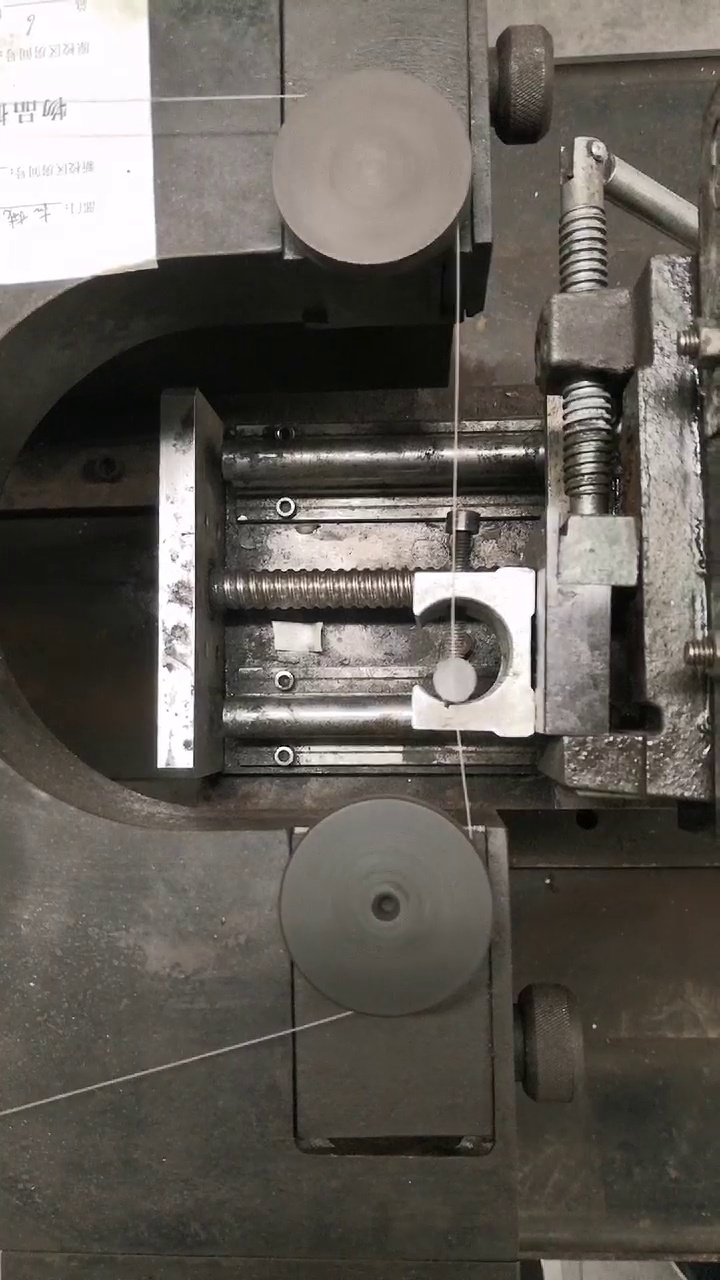
#> input picture opencv-test/image12.jpg, 720 x 1280 px
$ python line_check.py
#> lines starting #> are read from the running program, lines starting #| are printed output that depends on the picture; after the words box and inside, x2 and y2 are one past the last pixel; in counts of white or black regions, pixels touching at a corner belong together
#!/usr/bin/env python
# -*- coding:utf-8 -*-
from __future__ import print_function
#直线检测
#使用霍夫直线变换做直线检测，前提条件：边缘检测已经完成
import math
import sys

import cv2 as cv
import numpy as np
image_path = 'image12.jpg'
# image_path = 'ladder.jpg'


# A(1,-3)B(5,-1)C(4,1)D(4.5,4.5)
# AB = [1,-3,5,-1]
AB = [5, -1, 1, -3]
CD = [4, 1, 4.5, 4.5]

def angle(v1, v2):
    dx1 = v1[2] - v1[0]
    dy1 = v1[3] - v1[1]
    dx2 = v2[2] - v2[0]
    dy2 = v2[3] - v2[1]
    angle1 = math.atan2(dy1, dx1)
    angle1 = int(angle1 * 180 / math.pi)
    # print(angle1)
    angle2 = math.atan2(dy2, dx2)
    angle2 = int(angle2 * 180 / math.pi)
    # print(angle2)
    if angle1 * angle2 >= 0:
        included_angle = abs(angle1 - angle2)
    else:
        included_angle = abs(angle1) + abs(angle2)
        if included_angle > 180:
            included_angle = 360 - included_angle
    if included_angle > 90:
        included_angle = abs(180-included_angle)
    return included_angle


# [38 lines of commented-out code are left out]
def line_detection(image):
    gray = cv.cvtColor(image, cv.COLOR_RGB2GRAY)
    edges = cv.Canny(gray, 50, 150, apertureSize=3)  #apertureSize参数默认其实就是3
    # cv.imshow("edges", edges)
    lines = cv.HoughLines(edges, 1, np.pi/180, 80)
    for line in lines:
        rho, theta = line[0]  #line[0]存储的是点到直线的极径和极角，其中极角是弧度表示的。
        a = np.cos(theta)   #theta是弧度
        b = np.sin(theta)
        x0 = a * rho    #代表x = r * cos（theta）
        y0 = b * rho    #代表y = r * sin（theta）
        x1 = int(x0 + 1000 * (-b)) #计算直线起点横坐标
        y1 = int(y0 + 1000 * a)    #计算起始起点纵坐标
        x2 = int(x0 - 1000 * (-b)) #计算直线终点横坐标
        y2 = int(y0 - 1000 * a)    #计算直线终点纵坐标    注：这里的数值1000给出了画出的线段长度范围大小，数值越小，画出的线段越短，数值越大，画出的线段越长
        cv.line(image, (x1, y1), (x2, y2), (0, 0, 255), 4)    #点的坐标必须是元组，不能是列表。
    #cv.imshow("image-lines", image)

#统计概率霍夫线变换
def line_detect_possible_demo(image):
    gray = cv.cvtColor(image, cv.COLOR_RGB2GRAY)
   # Regray = cv.resize(gray, (460, 720))
    #cv.imshow('Regray', Regray)
    edges = cv.Canny(gray, 50, 150, apertureSize=3) # apertureSize参数默认其实就是3
    #cv.imshow('edges', edges)
    lines = cv.HoughLinesP(edges, 1, np.pi / 180, 60, minLineLength=120, maxLineGap=5)
    result_lines = []
    points = []
    for line in lines:
        x1, y1, x2, y2 = line[0]
        if abs(y1 - y2) < 5:
            continue
        result_lines.append(line)
        print("coordinate:", x1, y1, x2, y2)
        points.append([x1, y1, x2, y2])
        if (x1-x2)*(y1-y2) >= 0:
            cv.line(image, (x1, y1), (x2, y2), (0, 200, 255), 3)
        else:
            cv.line(image, (x1, y1), (x2, y2), (255, 0, 0), 3)

    cv.imwrite('line_detect_possible.jpg', image)
    cv.imshow("line_detect_possible_demo", image)
    return points


# [5 lines of commented-out code are left out]
src1 = cv.imread(image_path)#调用上一个函数后，会把传入的src数组改变，所以调用下一个函数时，要重新读取图片
#> src1 is the input picture: shape (1280, 720, 3); mean B, G, R 86.9, 93.4, 98.2
src = cv.resize(src1, (606, 1280))
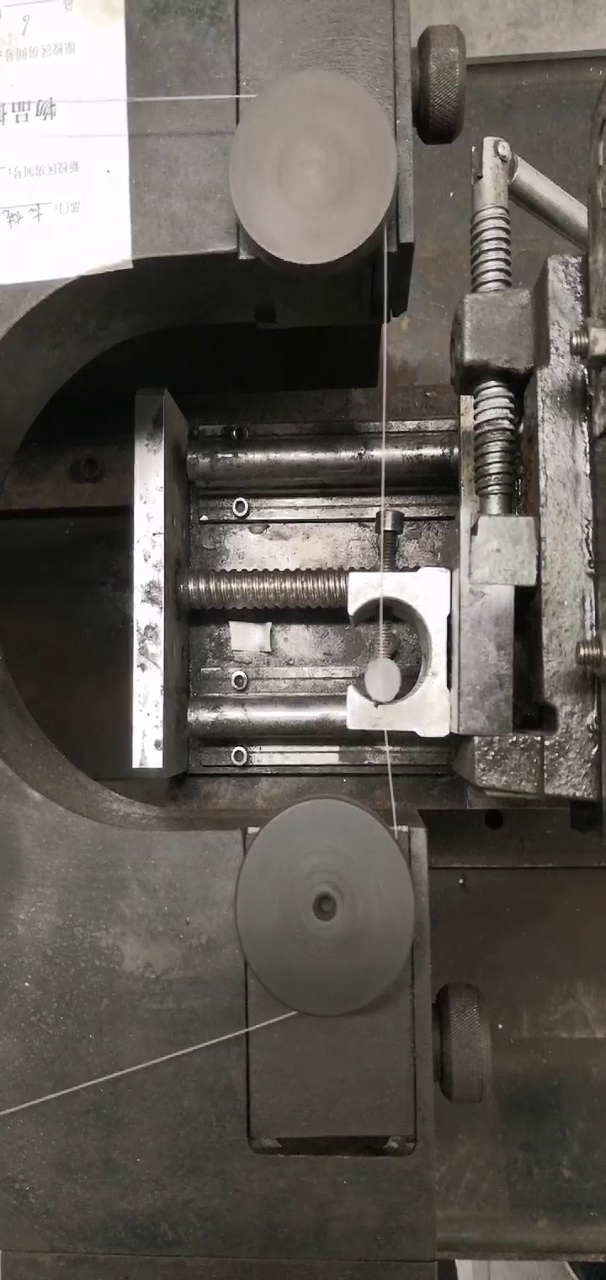
#> src: shape (1280, 606, 3); mean B, G, R 86.9, 93.4, 98.2
points = line_detect_possible_demo(src)
#> in line_detect_possible_demo, `edges = cv.Canny(gray, 50, 150, apertureSize=3)`:
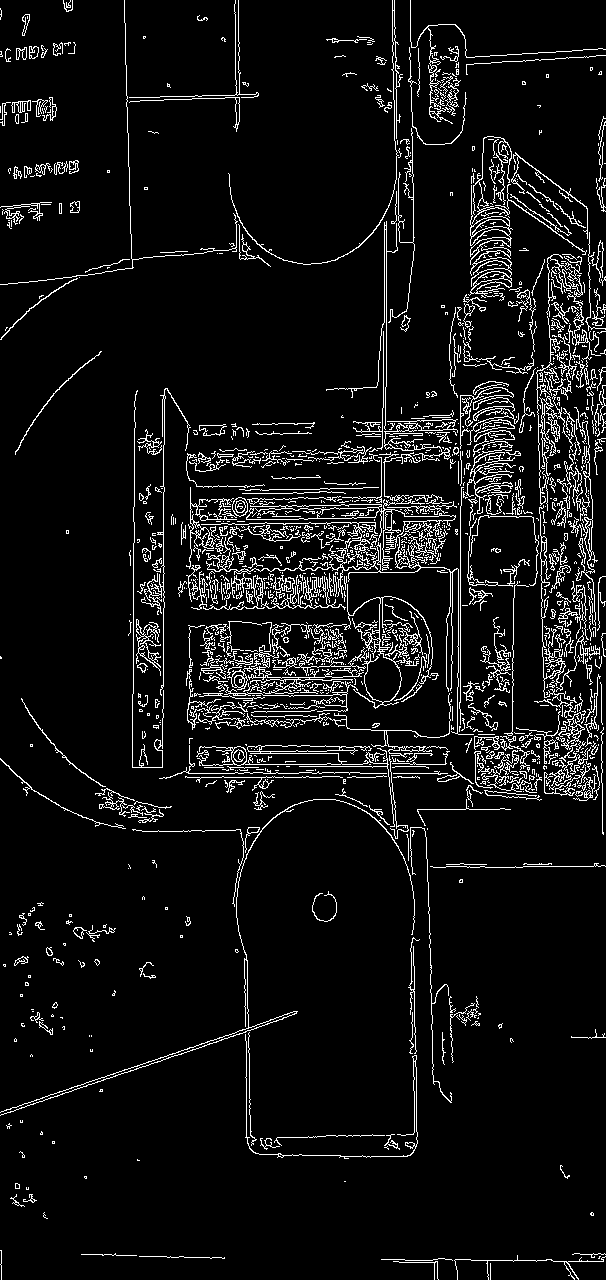
#> edges: shape (1280, 606); 7% white in thin lines or dots
#> in line_detect_possible_demo, `lines = cv.HoughLinesP(edges, 1, np.pi / 180, 60, minLineLength=120, m..`: lines = [[460, 702, 460, 506], [185, 777, 321, 777], [386, 346, 386, 221], [163, 601, 163, 445], [213, 764, 362, 764], [0, 1112, 225, 1035], [133, 693, 133, 543], [299, 766, 425, 766], [2, 1114, 240, 1033]]
#> the loop in line_detect_possible_demo, `for line in lines:` made 9 passes
#| coordinate: 460 702 460 506
#| coordinate: 386 346 386 221
#| coordinate: 163 601 163 445
#| coordinate: 0 1112 225 1035
#| coordinate: 133 693 133 543
#| coordinate: 2 1114 240 1033
#> after the loop in line_detect_possible_demo, `for line in lines:`:
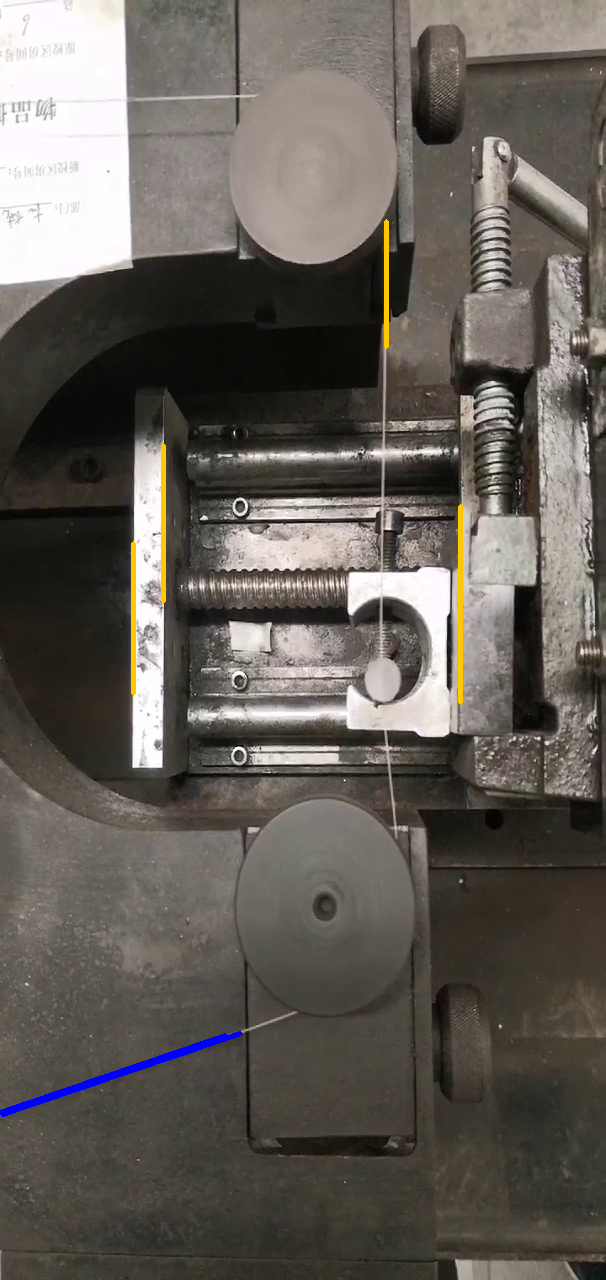
#> image: shape (1280, 606, 3); 0.66% of pixels changed, all inside (x1, y1, x2, y2) = (0, 219, 463, 1117)
#> after the loop in line_detect_possible_demo, `for line in lines:`: points = [[460, 702, 460, 506], [386, 346, 386, 221], [163, 601, 163, 445], [0, 1112, 225, 1035], [133, 693, 133, 543], [2, 1114, 240, 1033]]; result_lines = [[[460, 702, 460, 506]], [[386, 346, 386, 221]], [[163, 601, 163, 445]], [[0, 1112, 225, 1035]], [[133, 693, 133, 543]], [[2, 1114, 240, 1033]]]
# first_line = points[0]
first_line = [0, 0, 0, 100]
second_line = points[2]
#> second_line = [163, 601, 163, 445]
ang1 = angle(first_line, second_line)
#> in angle, `dx2 = v2[2] - v2[0]`: dx2 = 0
#> in angle, `dy2 = v2[3] - v2[1]`: dy2 = -156
#> in angle, `angle2 = math.atan2(dy2, dx2)`: angle2 = -1.57
#> in angle, `angle2 = int(angle2 * 180 / math.pi)`: angle2 = -90
#> in angle, `included_angle = abs(angle1) + abs(angle2)`: included_angle = 180
#> in angle, `included_angle = abs(180-included_angle)`: included_angle = 0
#> ang1 = 0
print("夹角:", ang1)
#| 夹角: 0
# ca = Calculate(first_point.vector(), two_point.vector(), first_point.length(), two_point.length())
# print("angle:", abs(math.degrees(ca.cal())))
cv.waitKey(0)
cv.destroyAllWindows()
